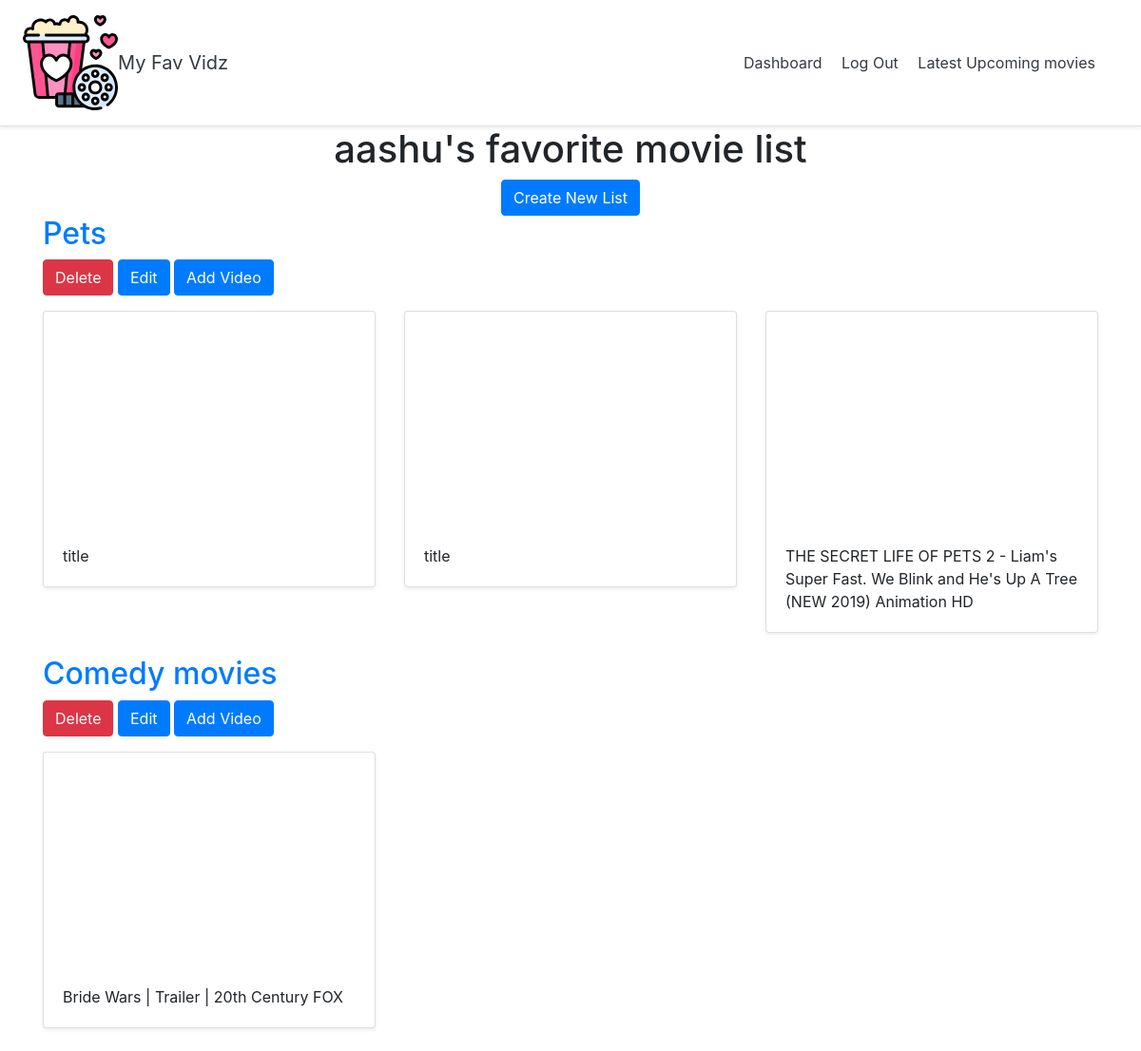
The app's page /dashboard (signed in) with its own data.
### halls/models.py (models this page shows)
class Hall(models.Model):
    title = models.CharField(max_length=255)
    user = models.ForeignKey(User, on_delete=models.CASCADE)

class Video(models.Model):
    title = models.CharField(max_length=255)
    url = models.URLField()
    youtube_id = models.CharField(max_length=255)
    hall = models.ForeignKey(Hall, on_delete=models.CASCADE)

### halls/views.py (the view)
# urls.py: path('dashboard', views.dashboard, name='dashboard'),
@login_required
def dashboard(request):
    halls = Hall.objects.filter(user=request.user)
    return render(request, 'halls/dashboard.html', {'halls':halls})

### halls/templates/halls/dashboard.html (shortened to what this page needs)
{% extends 'halls/base.html' %}
{% block content %}
<div class="container">
  <div class="text-center">
    <h1>{{ user.username }}'s favorite movie list</h1>
    <a href="{% url 'create_list' %}" class="btn btn-primary">Create New List</a>
  </div>
    {% for hall in halls %}
<h2><a href="{% url 'detail_hall' hall.id %}">{{ hall.title }}</a></h2>
<a href="{% url 'delete_list' hall.id %}" class="btn btn-danger">Delete</a>
<a href="{% url 'update_list' hall.id %}" class="btn btn-primary">Edit</a>
<a href="{% url 'add_video' hall.id %}" class="btn btn-primary">Add Video</a>
    <div class="row">
      {% for video in hall.video_set.all %}
      <div class="col-md-4 mt-3">
        <div class="card mb-4 shadow-sm">
          <iframe width="100%" height="225" src="https://www.youtube.com/embed/{{ video.youtube_id }}" frameborder="0" allow="accelerometer; autoplay; encrypted-media; gyroscope; picture-in-picture" allowfullscreen></iframe>
          <div class="card-body">
            <p class="card-text">{{ video.title }}</p>
          </div>
        </div>
      </div>
      {% endfor %}
      </div>
    {% endfor %}
</div>
{% endblock %}

### halls/templates/halls/base.html (shortened to what this page needs)
<!doctype html>
<html lang="en">
{% load static %}
<head>
  <link rel="stylesheet" href="https://stackpath.bootstrapcdn.com/bootstrap/4.2.1/css/bootstrap.min.css">
  <link href="{% static 'custom.css' %}" rel="stylesheet">
  <link href="#" rel="stylesheet">
</head>
<body>
  <div class="d-flex flex-column flex-md-row align-items-center p-3 px-md-4 bg-white border-bottom shadow-sm">
    {% load static %}
<img src="{% static 'favicon.svg' %}" alt="My image" width="100" height="100">
    <h5 class="my-0 mr-md-auto font-weight-normal"><a href="{% url 'home' %}" class="text-dark">My Fav Vidz</a></h5>
    <nav class="my-2 my-md-0 mr-md-3">
      {% if user.is_authenticated %}
      <a class="p-2 text-dark" href="{% url 'dashboard' %}">Dashboard</a>
      <a class="p-2 text-dark" href="{% url 'logout' %}">Log Out</a>
      <a class="p-2 text-dark" href="{% url 'movies' %}">Latest Upcoming movies</a>
      {% else %}
      <a class="p-2 text-dark" href="{% url 'login' %}">Log In</a>
      {% endif %}
    </nav>
  </div>
  {% block content %}
  {% endblock %}
</body>
</html>

### records on screen
Hall: title "Pets"
Video: title "title"
Video: title "title"
Video: title "THE SECRET LIFE OF PETS 2 - Liam's Super Fast. We Blink and He's Up A Tree (NEW 2019) Animation HD"
Hall: title "Comedy movies"
Video: title "Bride Wars | Trailer | 20th Century FOX"

### other values on screen
{{ user.username }} "aashu"
